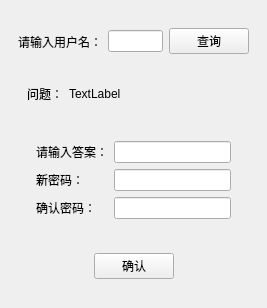
<?xml version="1.0" encoding="UTF-8"?>
<ui version="4.0">
 <class>forget_password</class>
 <widget class="QMainWindow" name="forget_password">
  <property name="geometry">
   <rect>
    <x>0</x>
    <y>0</y>
    <width>267</width>
    <height>308</height>
   </rect>
  </property>
  <property name="windowTitle">
   <string>忘记密码</string>
  </property>
  <widget class="QWidget" name="centralwidget">
   <layout class="QGridLayout" name="gridLayout_2">
    <item row="0" column="0">
     <widget class="QWidget" name="widget_3" native="true">
      <layout class="QGridLayout" name="gridLayout_3">
       <item row="0" column="0">
        <widget class="QWidget" name="widget" native="true">
         <layout class="QHBoxLayout" name="horizontalLayout">
          <property name="leftMargin">
           <number>0</number>
          </property>
          <property name="topMargin">
           <number>0</number>
          </property>
          <property name="rightMargin">
           <number>0</number>
          </property>
          <property name="bottomMargin">
           <number>0</number>
          </property>
          <item>
           <widget class="QLabel" name="label">
            <property name="text">
             <string>请输入用户名：</string>
            </property>
           </widget>
          </item>
          <item>
           <widget class="QLineEdit" name="usr_lineEdit"/>
          </item>
          <item>
           <widget class="QPushButton" name="search_pushButton">
            <property name="text">
             <string>查询</string>
            </property>
           </widget>
          </item>
         </layout>
        </widget>
       </item>
       <item row="1" column="0">
        <widget class="QWidget" name="widget_4" native="true">
         <layout class="QHBoxLayout" name="horizontalLayout_2">
          <item>
           <widget class="QLabel" name="label_5">
            <property name="text">
             <string>问题：</string>
            </property>
           </widget>
          </item>
          <item>
           <widget class="QLabel" name="que_label">
            <property name="text">
             <string>TextLabel</string>
            </property>
           </widget>
          </item>
          <item>
           <spacer name="horizontalSpacer_3">
            <property name="orientation">
             <enum>Qt::Horizontal</enum>
            </property>
            <property name="sizeHint" stdset="0">
             <size>
              <width>40</width>
              <height>20</height>
             </size>
            </property>
           </spacer>
          </item>
         </layout>
        </widget>
       </item>
       <item row="2" column="0">
        <widget class="QWidget" name="widget_8" native="true">
         <layout class="QHBoxLayout" name="horizontalLayout_6">
          <item>
           <widget class="QWidget" name="widget_5" native="true">
            <layout class="QGridLayout" name="gridLayout">
             <item row="1" column="0">
              <widget class="QLabel" name="label_3">
               <property name="text">
                <string>新密码：</string>
               </property>
              </widget>
             </item>
             <item row="2" column="1">
              <widget class="QLineEdit" name="confirm_lineEdit"/>
             </item>
             <item row="0" column="0">
              <widget class="QLabel" name="label_2">
               <property name="text">
                <string>请输入答案：</string>
               </property>
              </widget>
             </item>
             <item row="0" column="1">
              <widget class="QLineEdit" name="ans_lineEdit"/>
             </item>
             <item row="1" column="1">
              <widget class="QLineEdit" name="new_pass_lineEdit"/>
             </item>
             <item row="2" column="0">
              <widget class="QLabel" name="label_4">
               <property name="text">
                <string>确认密码：</string>
               </property>
              </widget>
             </item>
            </layout>
           </widget>
          </item>
         </layout>
        </widget>
       </item>
       <item row="3" column="0">
        <widget class="QWidget" name="widget_6" native="true">
         <layout class="QHBoxLayout" name="horizontalLayout_4">
          <item>
           <spacer name="horizontalSpacer">
            <property name="orientation">
             <enum>Qt::Horizontal</enum>
            </property>
            <property name="sizeHint" stdset="0">
             <size>
              <width>40</width>
              <height>20</height>
             </size>
            </property>
           </spacer>
          </item>
          <item>
           <widget class="QPushButton" name="confirm_pushButton">
            <property name="text">
             <string>确认</string>
            </property>
           </widget>
          </item>
          <item>
           <spacer name="horizontalSpacer_2">
            <property name="orientation">
             <enum>Qt::Horizontal</enum>
            </property>
            <property name="sizeHint" stdset="0">
             <size>
              <width>40</width>
              <height>20</height>
             </size>
            </property>
           </spacer>
          </item>
         </layout>
        </widget>
       </item>
      </layout>
     </widget>
    </item>
   </layout>
  </widget>
 </widget>
 <resources/>
 <connections/>
</ui>
